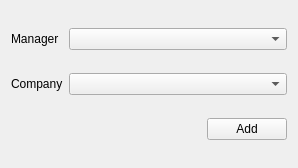
<?xml version="1.0" encoding="UTF-8"?>
<ui version="4.0">
 <class>AddOrderDialog</class>
 <widget class="QWidget" name="AddOrderDialog">
  <property name="geometry">
   <rect>
    <x>0</x>
    <y>0</y>
    <width>298</width>
    <height>168</height>
   </rect>
  </property>
  <property name="windowTitle">
   <string>Form</string>
  </property>
  <layout class="QGridLayout" name="gridLayout">
   <item row="0" column="0">
    <widget class="QLabel" name="managerLabel">
     <property name="text">
      <string>Manager</string>
     </property>
     <property name="buddy">
      <cstring>managerComboBox</cstring>
     </property>
    </widget>
   </item>
   <item row="0" column="1" colspan="2">
    <widget class="QComboBox" name="managerComboBox"/>
   </item>
   <item row="1" column="0">
    <widget class="QLabel" name="companyLabel">
     <property name="text">
      <string>Company</string>
     </property>
     <property name="buddy">
      <cstring>companyComboBox</cstring>
     </property>
    </widget>
   </item>
   <item row="1" column="1" colspan="2">
    <widget class="QComboBox" name="companyComboBox"/>
   </item>
   <item row="2" column="1">
    <spacer name="horizontalSpacer">
     <property name="orientation">
      <enum>Qt::Horizontal</enum>
     </property>
     <property name="sizeHint" stdset="0">
      <size>
       <width>40</width>
       <height>20</height>
      </size>
     </property>
    </spacer>
   </item>
   <item row="2" column="2">
    <widget class="QPushButton" name="addRecordButton">
     <property name="text">
      <string>Add</string>
     </property>
    </widget>
   </item>
  </layout>
 </widget>
 <resources/>
 <connections/>
</ui>
